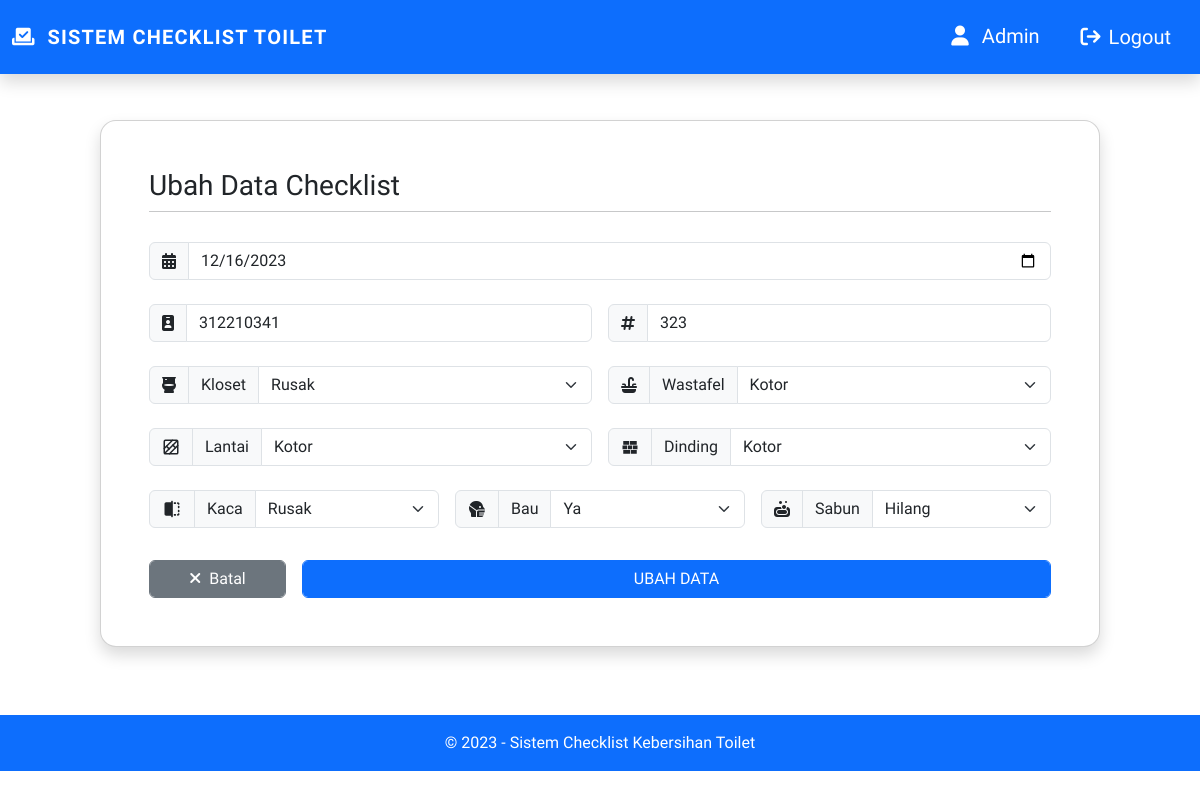
The app's page /ubah.php?id=3 (signed in) with its own data.
### tables this page shows
CREATE TABLE `checklist` (
  `id` int(11) NOT NULL,
  `tanggal` datetime DEFAULT NULL,
  `toilet_id` int(11) NOT NULL,
  `kloset` varchar(10) DEFAULT NULL,
  `wastafel` varchar(10) DEFAULT NULL,
  `lantai` varchar(10) DEFAULT NULL,
  `dinding` varchar(10) DEFAULT NULL,
  `kaca` varchar(10) DEFAULT NULL,
  `bau` varchar(10) DEFAULT NULL,
  `sabun` varchar(10) DEFAULT NULL,
  `users_id` int(11) NOT NULL
);

### ubah.php (the view, shortened to what this page needs)
<?php
include "login.php";
$users_id = "";
$toilet_id = "";
$kloset = "";
$wastafel = "";
$lantai = "";
$dinding = "";
$kaca = "";
$bau = "";
$sabun = "";
$tanggal = "";
if (isset($_GET['id'])) {
    $result = mysqli_query($conn, "SELECT * FROM checklist WHERE id = '$_GET[id]'");
    $row = mysqli_fetch_array($result);
    if ($row) {
        $users_id = $row['users_id'];
        $toilet_id = $row['toilet_id'];
        $kloset = $row['kloset'];
        $wastafel = $row['wastafel'];
        $lantai = $row['lantai'];
        $dinding = $row['dinding'];
        $kaca = $row['kaca'];
        $bau = $row['bau'];
        $sabun = $row['sabun'];
        $tanggal = date('Y-m-d', strtotime($row['tanggal']));
    }
}
?>
<!DOCTYPE html>
<html lang="en">
<head>
    <link rel="stylesheet" href="assets/css/style.css">
    <link rel="stylesheet" href="assets/css/mobile_view.css">
    <link href="https://cdn.jsdelivr.net/npm/bootstrap@5.3.2/dist/css/bootstrap.min.css" rel="stylesheet"
>
</head>
<body>
    <div class="container-fluid">
        <nav class="navbar bg-primary fixed-top navbar-expand-lg py-3 shadow">
            <div class="container-fluid">
                <div class="navbar-brand d-inline-block align-text-top">
                    <i class="fa-solid fa-check-to-slot me-2" style="color: #ffffff;"></i>
                    <span class="text-white fw-bold h5" style="letter-spacing: 1.2px;">SISTEM CHECKLIST TOILET</span>
                </div>
                <div class="d-flex justify-content-end">
                    <div class="navbar-brand">
                        <i class="user fa-solid fa-user text-white"></i>
                        <span class="text-white text-capitalize p-2"><?= $_SESSION["username"]; ?></span>
                    </div>
                    <button onclick="logout()" class="btn navbar-brand text-white px-3" style="margin-right: 0px;"><i class="fa-solid fa-arrow-right-from-bracket me-2"></i>Logout</Button>
                </div>
            </div>
        </nav>
        <div class="card mx-auto rounded-4 shadow" style="max-width: 1000px; margin-top: 120px;">
            <div class="card-body p-5">
                <div class="h3 card-title">Ubah Data Checklist</div>
                <hr style="margin-top: 0px; margin-bottom: 30px;">
                <form method="POST" enctype="multipart/form-data" class="form-ubah">
                    <div class="input-group mb-4 input-tanggal">
                        <label class="input-group-text"><i class="fa-solid fa-calendar-days"></i></label>
                        <input type="date" class="form-control" name="tanggal" placeholder="dd/mm/yyyy" value="<?= $tanggal ?>" required>
                    </div>
                    <div class="row g-3">
                        <div class="col-12 col-sm-6">
                            <div class="input-group mb-4 input-id">
                                <label class="input-group-text"><i class="fa-solid fa-id-badge"></i></label>
                                <input type="text" class="form-control" name="users_id" placeholder="ID User" value="<?= $users_id ?>" required>
                            </div>
                        </div>
                        <div class="col-12 col-sm-6">
                            <div class="input-group mb-4">
                                <label class="input-group-text"><i class="fa-solid fa-hashtag"></i></label>
                                <input type="text" class="form-control" name="toilet_id" placeholder="ID Toilet" value="<?= $toilet_id ?>" required>
                            </div>
                        </div>
                    </div>
                    <div class="row g-3">
                        <div class="col-12 col-sm-6">
                            <div class="input-group mb-4">
                                <label class="input-group-text"><i class="fa-solid fa-toilet"></i></label>
                                <label class="input-group-text">Kloset</label>
                                <select name="kloset" class="form-select" required>
                                    <option value="Rusak" <?= ($kloset == 'Rusak') ? 'selected' : '' ?>>Rusak</option>
                                </select>
                            </div>
                        </div>
                        <div class="col-12 col-sm-6">
                            <div class="input-group mb-4">
                                <label class="input-group-text"><i class="fa-solid fa-sink"></i></label>
                                <label class="input-group-text">Wastafel</label>
                                <select name="wastafel" class="form-select" required>
                                    <option value="Kotor" <?= ($wastafel == 'Kotor') ? 'selected' : '' ?>>Kotor</option>
                                </select>
                            </div>
                        </div>
                    </div>
                    <div class="row g-3">
                        <div class="col-12 col-sm-6">
                            <div class="input-group mb-4">
                                <label class="input-group-text"><img src="assets/images/floor.svg" width="18" height="18"></label>
                                <label class="input-group-text">Lantai</label>
                                <select name="lantai" class="form-select" required>
                                    <option value="Kotor" <?= ($lantai == 'Kotor') ? 'selected' : '' ?>>Kotor</option>
                                </select>
                            </div>
                        </div>
                        <div class="col-12 col-sm-6">
                            <div class="input-group mb-4">
                                <label class="input-group-text"><img src="assets/images/wall.svg" width="18" height="18"></label>
                                <label class="input-group-text">Dinding</label>
                                <select name="dinding" class="form-select" required>
                                    <option value="Kotor" <?= ($dinding == 'Kotor') ? 'selected' : '' ?>>Kotor</option>
                                </select>
                            </div>
                        </div>
                    </div>
                    <div class="row g-3">
                        <div class="col-12 col-sm-4">
                            <div class="input-group mb-2">
                                <label class="input-group-text"><img src="assets/images/mirror.svg" width="20" height="20"></label>
                                <label class="input-group-text">Kaca</label>
                                <select name="kaca" class="form-select" required>
                                    <option value="Rusak" <?= ($kaca == 'Rusak') ? 'selected' : '' ?>>Rusak</option>
                                </select>
                            </div>
                        </div>
                        <div class="col-12 col-sm-4">
                            <div class="input-group mb-2">
                                <label class="input-group-text"><i class="fa-solid fa-head-side-mask"></i></label>
                                <label class="input-group-text">Bau</label>
                                <select name="bau" class="form-select" required>
                                    <option value="Ya" <?= ($bau == 'Ya') ? 'selected' : '' ?>>Ya</option>
                                </select>
                            </div>
                        </div>
                        <div class="col-12 col-sm-4">
                            <div class="input-group mb-2">
                                <label class="input-group-text"><i class="fa-solid fa-soap"></i></label>
                                <label class="input-group-text">Sabun</label>
                                <select name="sabun" class="form-select" required>
                                    <option value="Hilang" <?= ($sabun == 'Hilang') ? 'selected' : '' ?>>Hilang</option>
                                </select>
                            </div>
                        </div>
                    </div>
                    <div class="row g-3">
                        <div class="col-6 col-sm-3 col-md-2 button-ubah">
                            <a href="home.php" type="button" class="btn btn-secondary form-control px-4 me-2 mt-4"><i class="fa-solid fa-xmark me-2"></i>Batal</a>
                        </div>
                        <div class="col-6 col-sm-9 col-md-10 button-ubah">
                            <button type="submit" name="ubah_checklist"
                                class="btn btn-primary form-control text-uppercase mt-4">Ubah Data</button>
                        </div>
                    </div>
                </form>
            </div>
        </div>
    </div>
    <footer class="bg-primary text-white py-3" style="margin-top: 68px;">
        <div class="container-fluid text-center">
            &copy; <?php echo date('Y'); ?> - Sistem Checklist Kebersihan Toilet
        </div>
    </footer>
</body>
</html>

### assets/css/style.css (style rules this page uses)
* { font-family: "Rethink Sans", sans-serif; scroll-behavior: smooth; }
.container-fluid { max-width: 1250px; }

### records on screen
checklist: tanggal "12/16/2023", users_id "312210341", toilet_id "323", kloset "Rusak", wastafel "Kotor", lantai "Kotor", dinding "Kotor", kaca "Rusak", bau "Ya", sabun "Hilang"

### other values on screen
$_SESSION["username"] "Admin"
